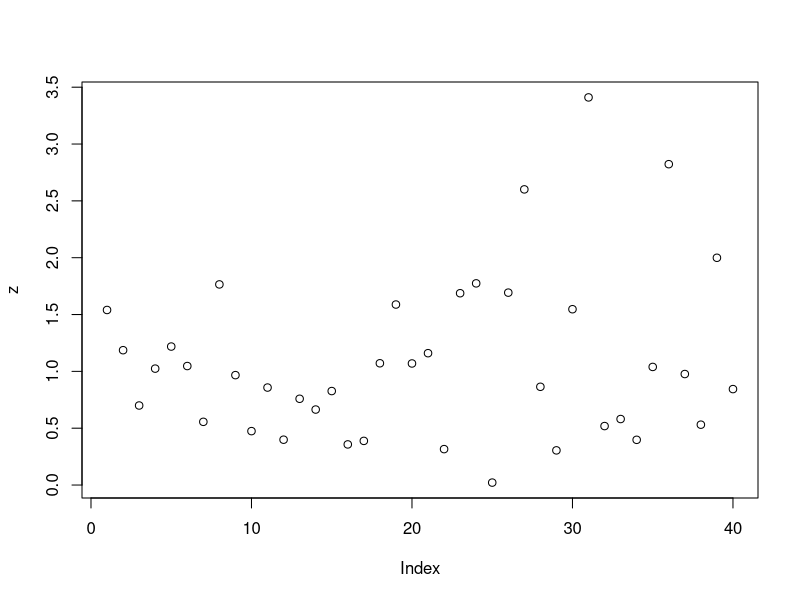
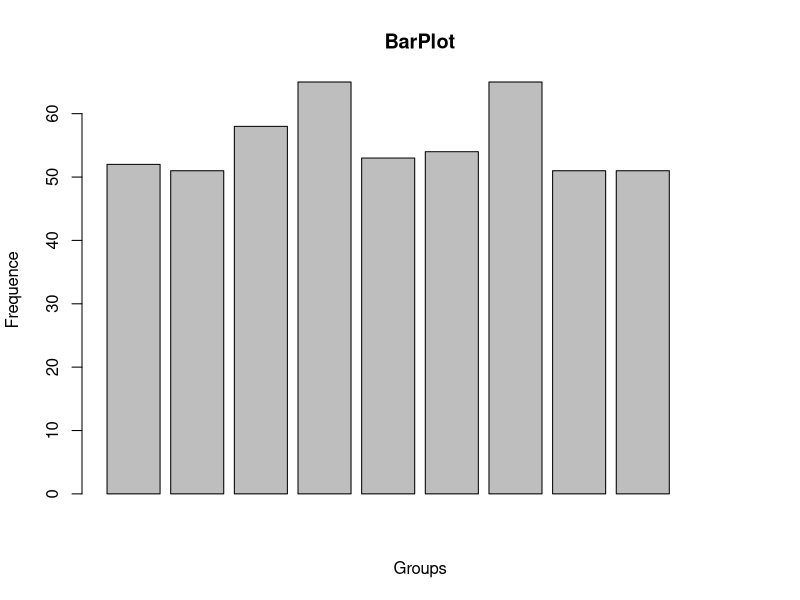
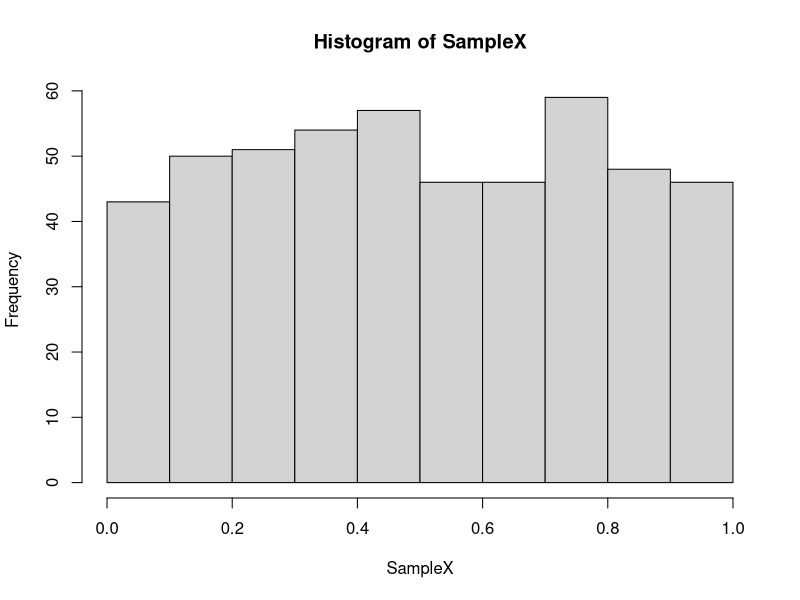
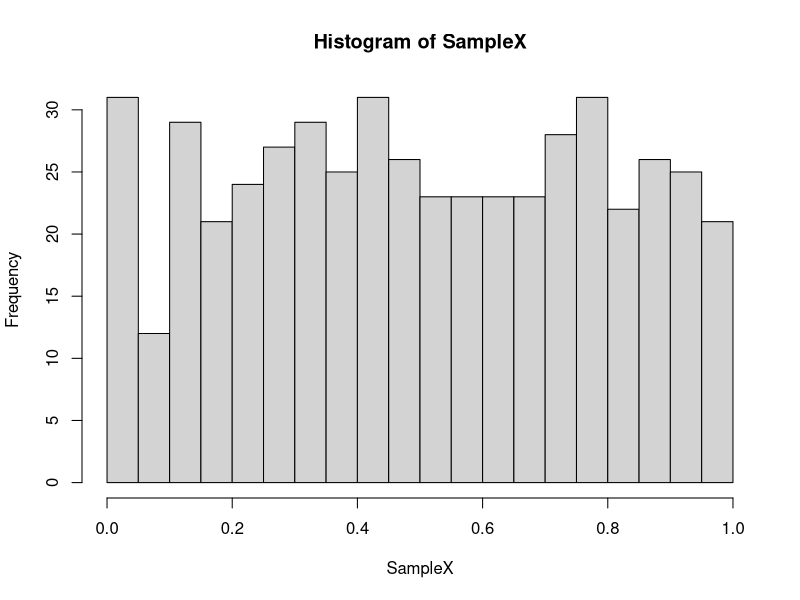
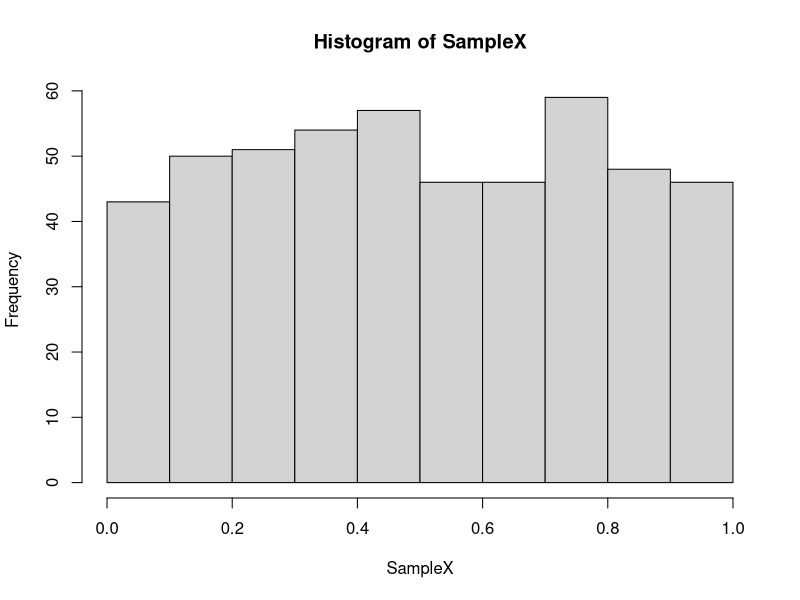
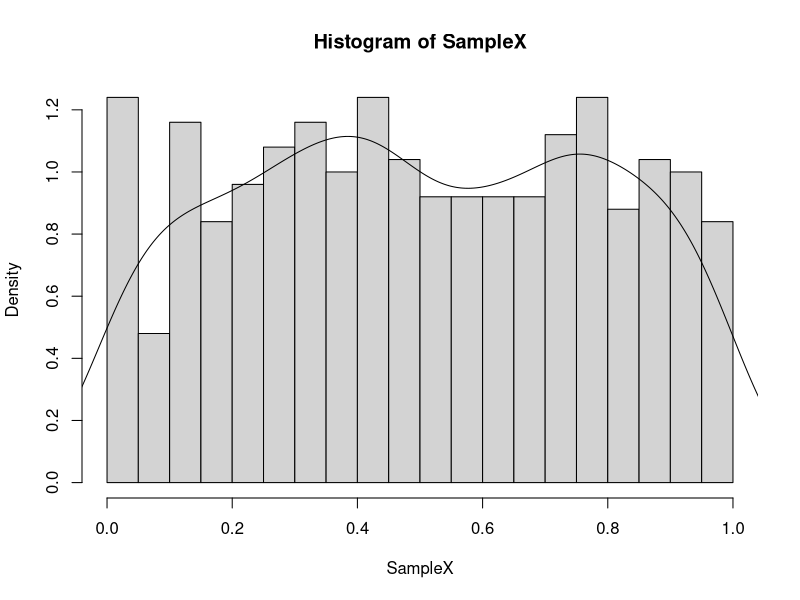
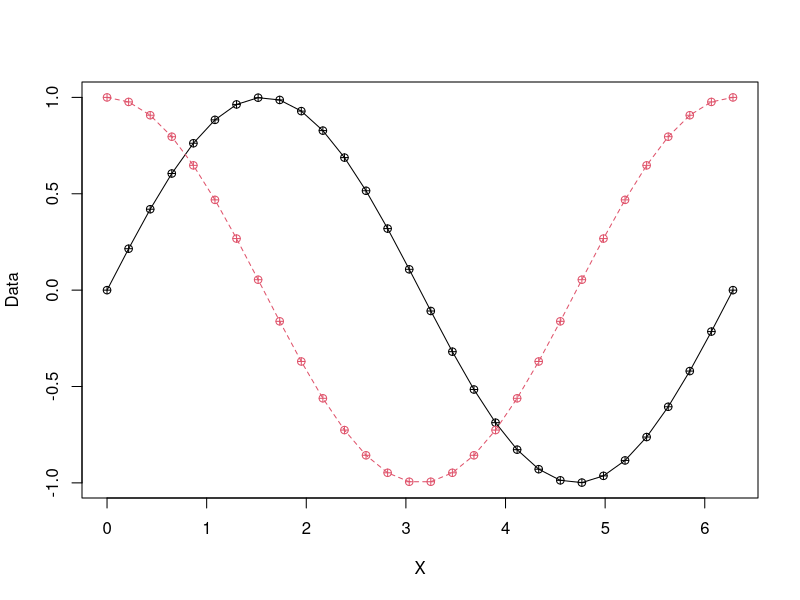
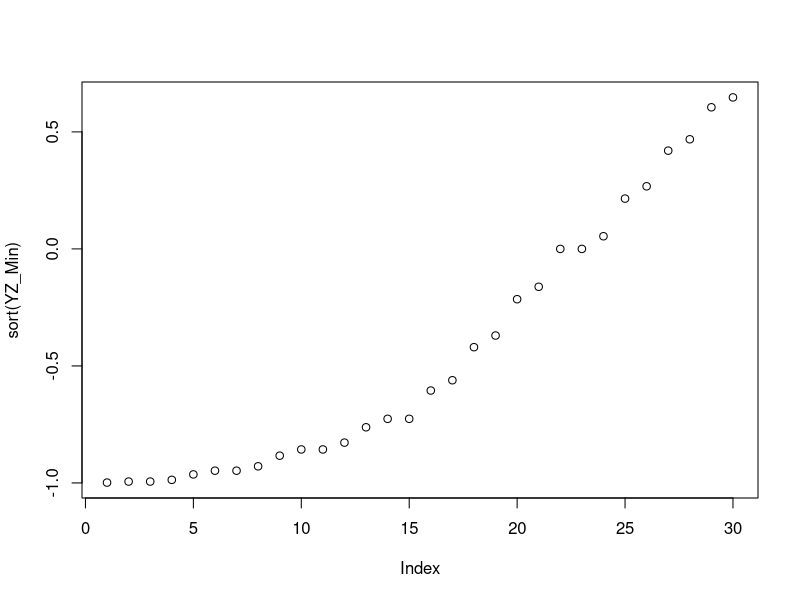

Recreate these plots in R, in order.
## ---- chunk 1
a = rep(1:3,5)
b = (a==1|a==3)
b
sum(b)
## ---- chunk 2
a = rep(1:3,5)
b = (a>1&a<3)
b
sum(b)
## ---- chunk 3
x = c(1,2,3,4,5);x
## ---- chunk 4
x=1:9;x
## ---- chunk 5
x = rep (1:3,time=3);x
## ---- chunk 6
x = rep(1:3,each=3);x
## ---- chunk 7
x = rep(1:3,3);x
## ---- chunk 8
X=0
## ---- chunk 9
for(k in 1:10)
   {X[k]=k^2+1; print(X);}
## ---- chunk 10
X=0
## ---- chunk 11
for(k in c(1,2,3,5)){X[k]=k^2+1; print(X);}  
## ---- chunk 12
x=rbinom(10,10,0.3); 
print(x); 
print(sum(x))
## ---- chunk 13
x=0:10; 
y=dbinom(x,10,0.5); 
print(cbind(x,y))
## ---- chunk 14
x = runif (10, 1, 5);x
## ---- chunk 15
 x=rnorm(20,1,0.5); print(x)
## ---- chunk 16
y = rexp(20,1); print(y)
## ---- chunk 17
 z = c(x,y);   plot(z)
## ---- chunk 18
seq(1,10,length=5)
## ---- chunk 19
seq(1,10,by=5)
## ---- chunk 20
seq(1,10,5)
## ---- chunk 21
Number_Box = 10;
 Bound = seq(from=0,to=1,length=Number_Box);
 SampleX = runif(500);
 Frequence = 0;
 for (k in 1:Number_Box){
     Index=(SampleX>Bound[k])*(SampleX<Bound[k+1]);
     #随机数在而二者中间
     Frequence[k]=sum(Index);}
## ---- chunk 22
barplot(Frequence,xlab="Groups",ylab="Frequence",main="BarPlot")
## ---- chunk 23
hist(SampleX)
hist(SampleX,20)
hist(SampleX,10)
hist(SampleX,20,freq=F)
lines(density((SampleX)))
## ---- chunk 24
X = seq(0, 2*pi, length = 30);
Y = sin(X);   Z = cos(X);
Data = cbind (Y,Z);
matplot (X, Data, pch = 10, type = 'o');
YZ_Min = apply(Data,1,min)
## ---- chunk 25
plot(sort(YZ_Min));
plot(X,YZ_Min);
lines(X,YZ_Min)
## ---- chunk 26
test=1:9;
sort(test,decreasing = TRUE);
## ---- chunk 27
Sample = combn(1:5,3);
Sample
## ---- chunk 28
Number_Waster = colSums(Sample <= 2);
Number_Waster
## ---- chunk 29
Selection = (Number_Waster == 1);
Selection
## ---- chunk 30
Probability = sum(Selection)/choose(5,3);
Probability
## ---- chunk 31
choose(5,2)
## ---- chunk 32
sample(size=20,replace=T,x=1:9)
## ---- chunk 33
sample(1:9,20,replace=T)
## ---- chunk 34
matrix(1:10,2,5)
## ---- chunk 35
SampleX = 1:5 <= 2;
Number_Repeat = 100;
Sample_Random = sample(SampleX,Number_Repeat*3,replace=TRUE);
SampleY = matrix(Sample_Random,nrow=Number_Repeat,ncol=3);
for(k in 1:Number_Repeat){SampleY[k,] = sample(SampleX,3)};
Number_Waster = rowSums(SampleY);
Selection = (Number_Waster == 1);
Frequency = sum(Selection)/Number_Repeat;
print(Frequency-Probability)
## ---- chunk 36
X = rnorm(100,0,1);  hist(X);
X2 = X^2;  hist(X2);
E_X2 = mean(X2); D_X2 = sd(X2);
Y = rexp(1000,3);  hist(Y);
E_X2 = mean(X2); D_X2 = sd(X2)
## ---- chunk 37
X = rnorm(1000);
Y = X^2;
hist(Y,20,freq = F);
lines(density(Y))
## ---- chunk 38
Norm_0_1 = rnorm(200,0,1);
Norm_0_2 = rnorm(200,0,2);
Norm_1_2 = rnorm(200,1,2); 
Trans_1_2 = (Norm_1_2-1)/2; 
Trans_10_2 = (Norm_1_2-10)/2; 
Trans_1_5 = (Norm_1_2-1)/5;
Data= cbind(Norm_0_1,Norm_0_2,Norm_1_2,Trans_1_2,Trans_10_2,Trans_1_5);
boxplot(Data)
## ---- chunk 39
Statistic_T <- function(a){
    X = a+1; 
    return(X)}
Statistic_T(3)
## ---- chunk 40
Statistic_T <- function(Number_Sample){
    X = rnorm(Number_Sample); 
    S_T = (X-mean(X))/sd(X);
    return(S_T)}
Number_Sample = 100;
Number_Repeat = 200;
Vector_T = as.numeric(vector(length=Number_Repeat))
for (k in 1:Number_Repeat){
    Vector_T[k]= Statistic_T(Number_Sample)};
hist(Vector_T,freq=F);
lines(density(Vector_T))


## ---- chunk 41
vector(length=20)
## ---- chunk 42
as.numeric(vector(length=20))
## ---- chunk 43
Statistic_F <- function(Number_Sample){
    X1 = rnorm(Number_Sample); 
    X2 = rnorm(Number_Sample);
    S_F = sd(X1)/sd(X2);
    return(S_F)}

Number_Sample = 10;
Number_Repeat = 200;
Vector_F = as.numeric(vector(length=Number_Repeat))
for (k in 1:Number_Repeat) {Vector_F[k]= Statistic_F(Number_Sample)};
hist(Vector_F,20,freq=F)
lines(density(Vector_F))
## ---- chunk 44
Random_Normal = rnorm(100);
FX_Normal = pnorm(Random_Normal);
plot(sort(FX_Normal))
FX_Uniform = punif(Random_Normal);
plot(sort(FX_Uniform))
## ---- chunk 45
n=100; p=0.3;
x=rbinom(100,1,0.3);
m=sum(x);
freq = m/n;
err = abs(freq-p);
print(err);  

X = matrix(rnorm(10000,1,1),100,100);
EX = colMeans(X);
err = EX-1;
boxplot(err);      
 
X = matrix(rnorm(10000,1,1),100,100);
PX = apply(X,2,quantile,0.3);
Pu = qnorm(0.3,1,1);
err = PX - Pu;
boxplot(err)
## ---- chunk 46
x1 = qnorm(0.05);   x2 = qnorm(0.95);
print(c(x1,x2));
y1 = qnorm(0.025);  y2 = qnorm(0.975);
print(c(y1,y2))
## ---- chunk 47
x=1:11;
quantile(x,0.1)
## ---- chunk 48
x=rnorm(100);
y=rt(100,10);
Data=cbind(x,y);
boxplot(Data)  
## ---- chunk 49
X = matrix(rnorm(10000),100,100);
 EX = colMeans(X);         
 EX = apply(X,2,mean);     
 MX = apply(X,2,median);   
 Data = cbind(EX,MX);      
 boxplot(Data)
## ---- chunk 50
N=200;n=30;   
X = matrix(rnorm(N*n,1,sd=3),n,N);
EX = colMeans(X);
SX = apply(X,2,sd);
UX = (EX - 1)/(3/sqrt(n));
TX = (EX - 1)/(SX/sqrt(n));
Data = cbind(UX,TX);
boxplot(Data)
## ---- chunk 51
X = rbinom(100,10,0.4);
Eu = 10 * 0.4;
Du = 100* 0.4 * (1-0.4);
UX = (X - Eu)/(sqrt(Du));
Data = cbind(X,UX);
boxplot(Data)
## ---- chunk 52
Vector_Standard = as.numeric(vector(length = 1000));
for (k in 1:1000){
    Number_Sample = 500;
    Parameter_P = 0.8;
    SampleX =rbinom(Number_Sample,1,Parameter_P);
    Estimator_P = mean(SampleX);
    Delta = sqrt(Estimator_P*(1-Estimator_P)/Number_Sample);
    Value_Standard = (Estimator_P-Parameter_P)/Delta;
    Vector_Standard[k]= Value_Standard;}
hist(Vector_Standard);
## ---- chunk 53
X = matrix(rnorm(1000),100,10);
Y = matrix(nrow=100,ncol=10);
for(k in 1:10){Y[,k]=rnorm(100)};
boxplot(cbind(X,Y))
## ---- chunk 54
X = matrix(rnorm(1000),100,10);
Z = rnorm(120);
Y = matrix(nrow=100,ncol=10);
for(k in 1:10){Y[,k]=sample(Z,100,replace=TRUE)};
boxplot(cbind(X,Y))
## ---- chunk 55
X = sort(rnorm(100));
n = 1:100;
Y = (n+0.5)/(100+1);
Z = pnorm(X);
Data = cbind(Y,Z);
matplot(X,Data,pch = 16)
## ---- chunk 56
u = seq(from=0,to=1,length.out=50); 
T = matrix(nrow = 50,ncol=100) 
for (k in 1:50){ 
  X = matrix(rnorm(10000),100,100);
  MX = colMeans(X);
  U =(MX - u[k])/(1/sqrt(100)); 
  T[k,] = U;}
boxplot(t(T))
## ---- chunk 57
 a = 0.8; b = 1.0;
 X = 1.2*runif(1000); e = 5*rnorm(1000); Y = a*X+b+e;
 S_Reg = lm(Y~X); summary(S_Reg);
 plot(X,Y); abline(S_Reg)
## ---- chunk 58
a=c(1,2,3,4,5,6,7,8,9);
b=c(2,3,4,5,6,7.1,8,9.2,10);
l=lm(b~a);
summary(l);
plot(a,b);
abline(l)
